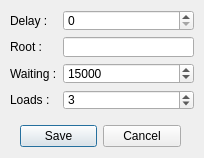
<?xml version="1.0" encoding="UTF-8"?>
<ui version="4.0">
 <class>Preferences</class>
 <widget class="QDialog" name="Preferences">
  <property name="geometry">
   <rect>
    <x>0</x>
    <y>0</y>
    <width>204</width>
    <height>158</height>
   </rect>
  </property>
  <property name="windowTitle">
   <string>Настройки</string>
  </property>
  <widget class="QDialogButtonBox" name="buttonBox">
   <property name="geometry">
    <rect>
     <x>20</x>
     <y>120</y>
     <width>161</width>
     <height>32</height>
    </rect>
   </property>
   <property name="orientation">
    <enum>Qt::Horizontal</enum>
   </property>
   <property name="standardButtons">
    <set>QDialogButtonBox::Cancel|QDialogButtonBox::Save</set>
   </property>
  </widget>
  <widget class="QWidget" name="layoutWidget">
   <property name="geometry">
    <rect>
     <x>10</x>
     <y>10</y>
     <width>184</width>
     <height>100</height>
    </rect>
   </property>
   <layout class="QGridLayout" name="gridLayout">
    <item row="3" column="0">
     <widget class="QLabel" name="label_Loads">
      <property name="text">
       <string>Loads :</string>
      </property>
     </widget>
    </item>
    <item row="0" column="0">
     <widget class="QLabel" name="label_Delay">
      <property name="text">
       <string>Delay :</string>
      </property>
     </widget>
    </item>
    <item row="1" column="1">
     <widget class="QLineEdit" name="lineEdit_Root">
      <property name="whatsThis">
       <string>&lt;html&gt;&lt;head/&gt;&lt;body&gt;&lt;p&gt;Путь к папке сохранения файлов.&lt;/p&gt;&lt;/body&gt;&lt;/html&gt;</string>
      </property>
     </widget>
    </item>
    <item row="1" column="0">
     <widget class="QLabel" name="label_Root">
      <property name="text">
       <string>Root :</string>
      </property>
     </widget>
    </item>
    <item row="2" column="0">
     <widget class="QLabel" name="label_Waiting">
      <property name="text">
       <string>Waiting :</string>
      </property>
     </widget>
    </item>
    <item row="0" column="1">
     <widget class="QSpinBox" name="spinBox_Delay">
      <property name="maximum">
       <number>10</number>
      </property>
     </widget>
    </item>
    <item row="2" column="1">
     <widget class="QSpinBox" name="spinBox_Waiting">
      <property name="minimum">
       <number>10000</number>
      </property>
      <property name="maximum">
       <number>100000</number>
      </property>
      <property name="singleStep">
       <number>1000</number>
      </property>
      <property name="value">
       <number>15000</number>
      </property>
     </widget>
    </item>
    <item row="3" column="1">
     <widget class="QSpinBox" name="spinBox_Loads">
      <property name="minimum">
       <number>1</number>
      </property>
      <property name="maximum">
       <number>6</number>
      </property>
      <property name="value">
       <number>3</number>
      </property>
     </widget>
    </item>
   </layout>
  </widget>
 </widget>
 <resources/>
 <connections>
  <connection>
   <sender>buttonBox</sender>
   <signal>accepted()</signal>
   <receiver>Preferences</receiver>
   <slot>accept()</slot>
   <hints>
    <hint type="sourcelabel">
     <x>248</x>
     <y>254</y>
    </hint>
    <hint type="destinationlabel">
     <x>157</x>
     <y>274</y>
    </hint>
   </hints>
  </connection>
  <connection>
   <sender>buttonBox</sender>
   <signal>rejected()</signal>
   <receiver>Preferences</receiver>
   <slot>reject()</slot>
   <hints>
    <hint type="sourcelabel">
     <x>316</x>
     <y>260</y>
    </hint>
    <hint type="destinationlabel">
     <x>286</x>
     <y>274</y>
    </hint>
   </hints>
  </connection>
 </connections>
</ui>
